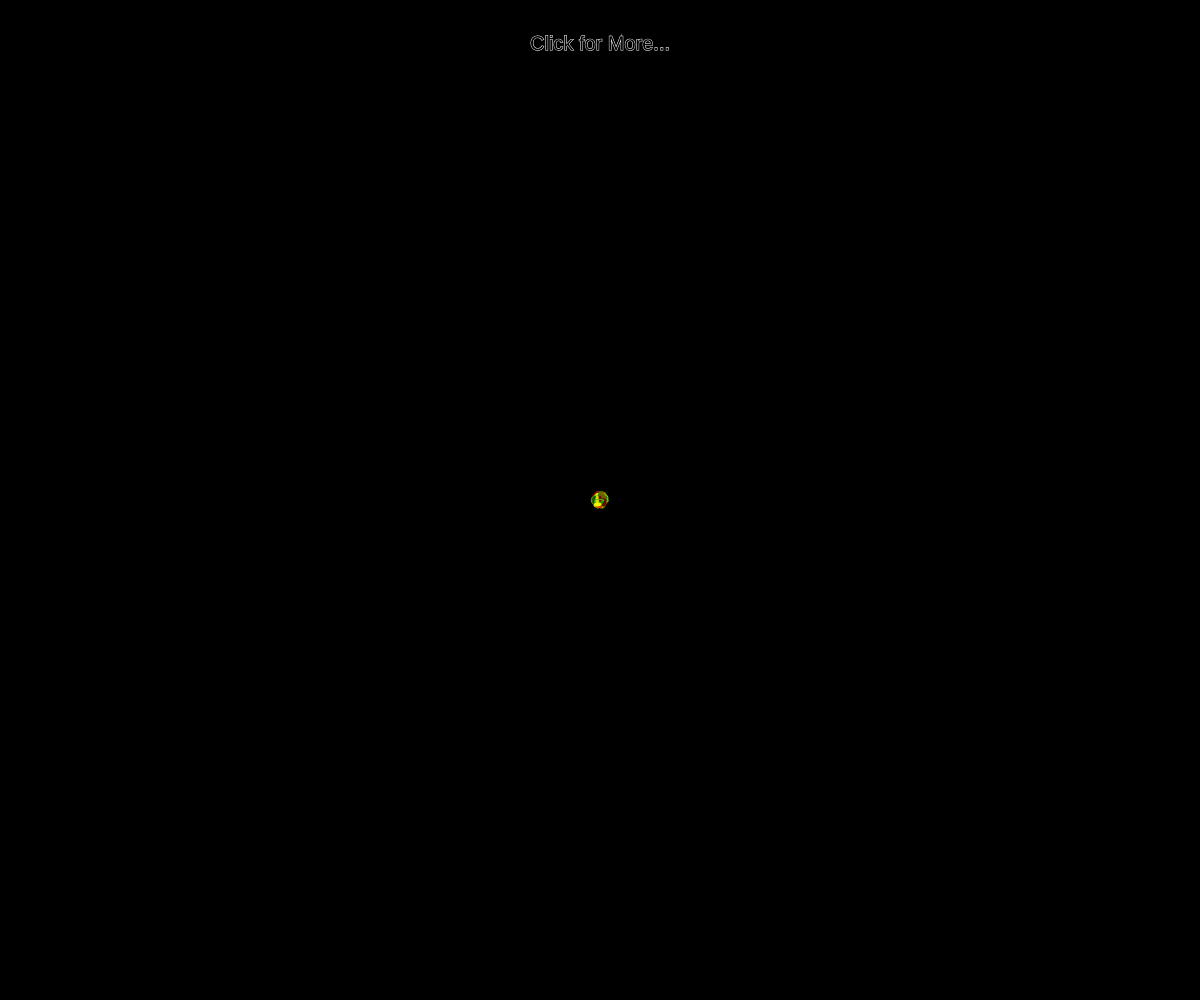
Frame 1 (no input)
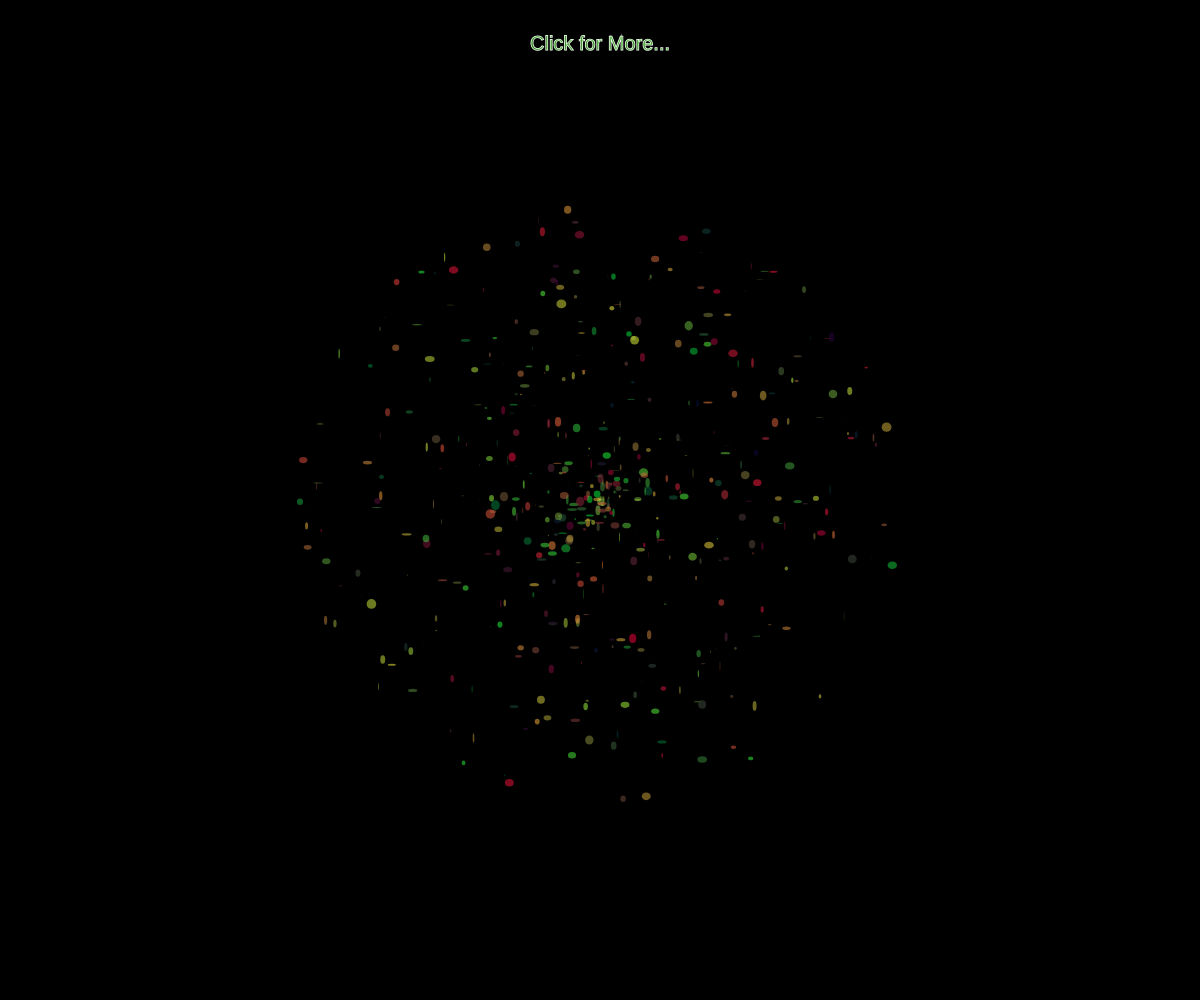
Frame 60 (no input)
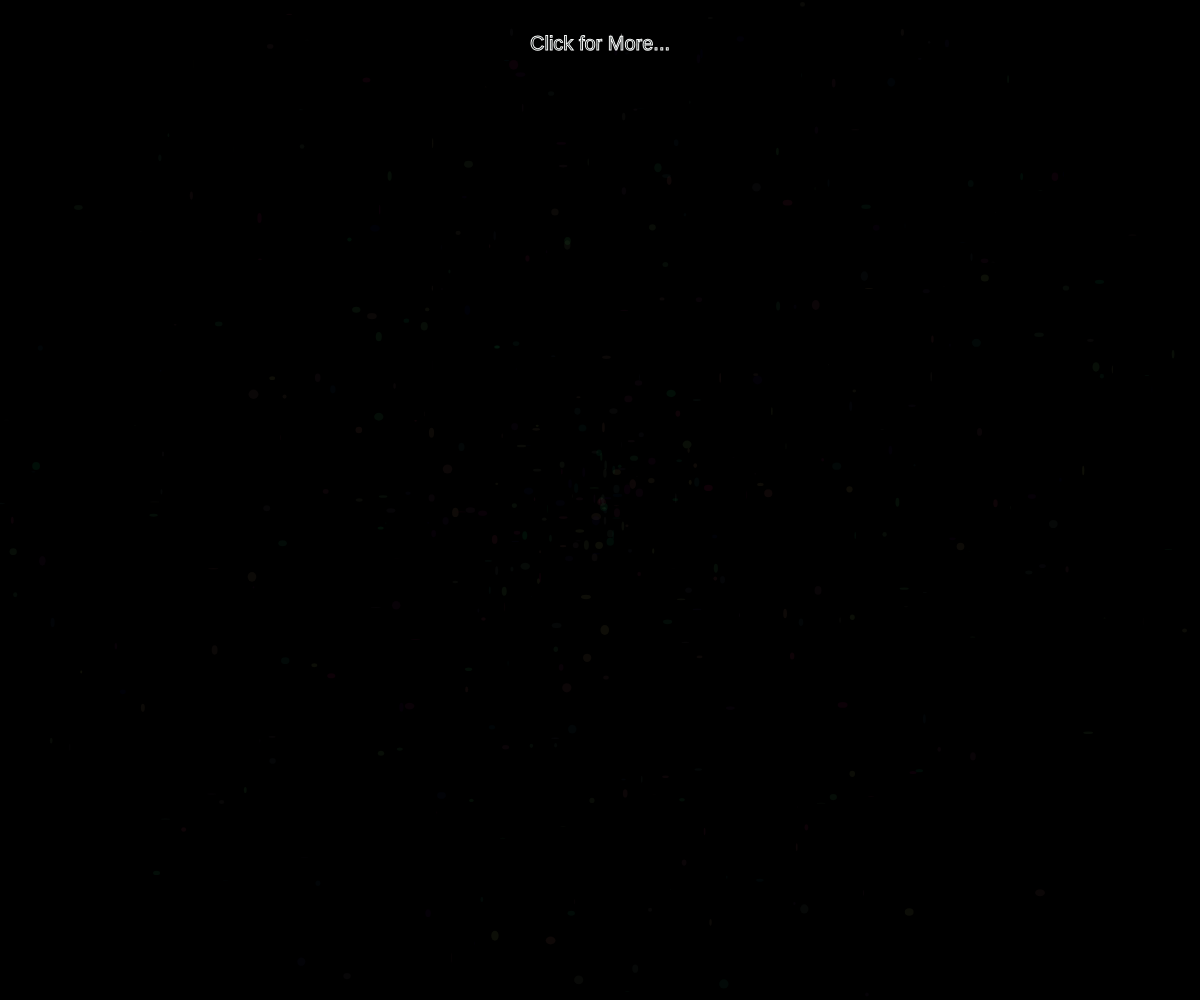
Frame 120 (the mouse pressed at the canvas centre since frame 60)

The p5.js sketch that drew these frames (run headless with seeded random() and noise() and a simulated clock; from frame 60 on, the mouse is pressed at the canvas centre):

// p5.js sketch
// ── sketch.js

  function Particle(x,y) {
  this.x = x;
  this.y = y;
  this.speed = random(5);
  this.angle = random(-1*PI,PI); 
  this.xVel = cos(this.angle);
  this.yVel = sin(this.angle);
  this.lifespan=255;
}

  Particle.prototype = {
  constructor: Particle,
  explode : function(){  
    this.x += this.xVel*this.speed;
    this.y += this.yVel*this.speed;
    this.lifespan-=2.0;
  },
  display : function(){
    noStroke();
    fill(random(250),random(250), frameCount%255,this.lifespan);
    ellipse(this.x, this.y, random(10), random(10));
  }  
};

var particleHolder = [];


function setup(){
  createCanvas(windowWidth,windowHeight);
  
  for (var i=0; i< 500; i++){
    particleHolder[i] = new Particle(width/2, height/2);
  }
  
}

function draw(){
  background(0);
  
  textSize(20);
  textAlign(CENTER);
  stroke(255);
  text("Click for More...", width/2,50);
  
  for (var i=0; i < particleHolder.length; i++){
    particleHolder[i].explode();
    particleHolder[i].display();
  }
}

function mouseClicked() {
  for (var i = 0; i<500; i++){
    particleHolder.splice(particleHolder.length,0, new Particle(mouseX,mouseY));
  }
}
